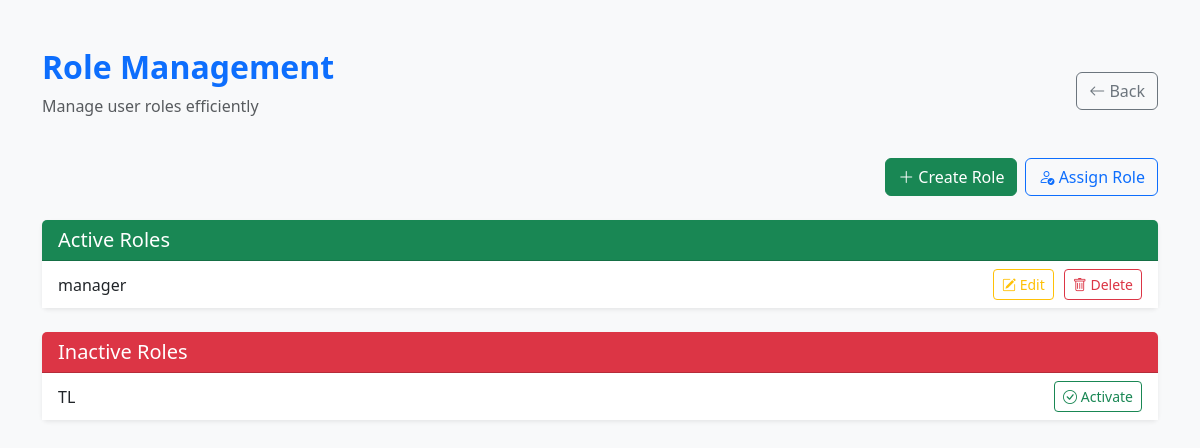
Before: /roles/ (signed in) with the older database file.
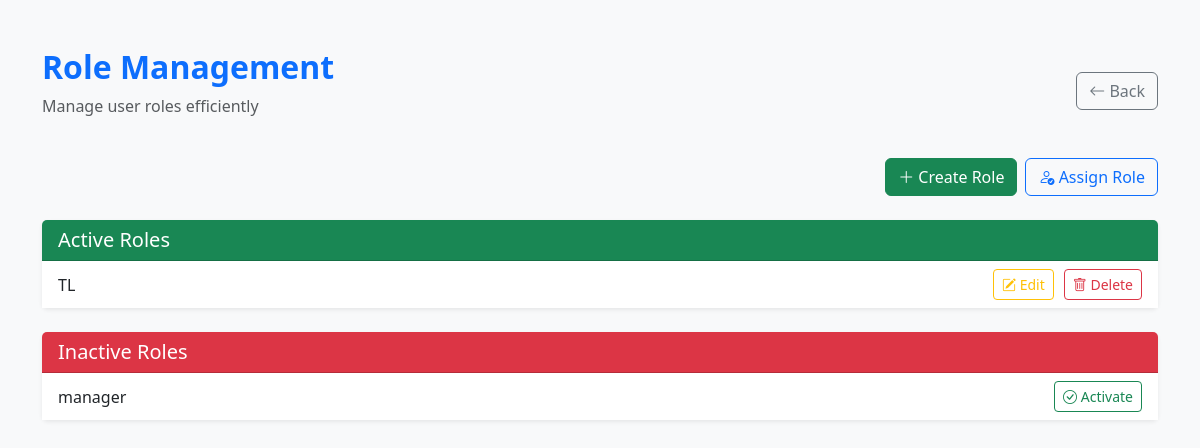
After: the same page with the newer database file.
### roles/models.py (models this page shows, shortened)
class Role(models.Model):
    role_name = models.CharField(max_length=100, unique=True)
    description = models.TextField(max_length=200, blank=True)
    created_at = models.DateTimeField(auto_now_add=True)
    updated_at = models.DateTimeField(auto_now=True)
    status = models.BooleanField(default=True)  # Soft delete

### roles/views.py (the view)
# urls.py: path('', views.role_list, name='role_list'),
@login_required
@user_passes_test(is_admin)
def role_list(request):
    active_roles = Role.objects.filter(status=True)
    inactive_roles = Role.objects.filter(status=False)
    return render(request, 'core/role_list.html', {'active_roles': active_roles, 'inactive_roles': inactive_roles})

### roles/views.py (called while the page is built)
def is_admin(user):
    return user.is_superuser  # Only allow admins to manage roles

### roles/templates/core/role_list.html (shortened to what this page needs)
<!DOCTYPE html>
<html lang="en">
<head>
    <link rel="stylesheet" href="https://cdn.jsdelivr.net/npm/bootstrap@5.3.0/dist/css/bootstrap.min.css">
    <link rel="stylesheet" href="https://cdn.jsdelivr.net/npm/bootstrap-icons/font/bootstrap-icons.css">
</head>
<body class="bg-light">
<div class="container mt-5">
    <div class="d-flex justify-content-between align-items-center mb-4">
        <div>
            <h2 class="fw-bold text-primary">Role Management</h2>
            <p class="text-muted">Manage user roles efficiently</p>
        </div>
        <a href="{% url 'department_dashboard' %}" class="btn btn-outline-secondary">
            <i class="bi bi-arrow-left"></i> Back
        </a>
    </div>
    <div class="d-flex justify-content-end gap-2 mb-4">
        <a href="{% url 'create_role' %}" class="btn btn-success">
            <i class="bi bi-plus-lg"></i> Create Role
        </a>
        <a href="{% url 'assign_role' %}" class="btn btn-outline-primary">
            <i class="bi bi-person-check"></i> Assign Role
        </a>
    </div>
    <div class="card shadow-sm border-0 mb-4">
        <div class="card-header bg-success text-white">
            <h5 class="mb-0">Active Roles</h5>
        </div>
        <div class="card-body p-0">
            <ul class="list-group list-group-flush">
                {% for role in active_roles %}
                    <li class="list-group-item d-flex justify-content-between align-items-center">
                        <span class="fw-medium">{{ role.role_name }}</span>
                        <div class="btn-container">
                            <a href="{% url 'update_role' role.id %}" class="btn btn-sm btn-outline-warning">
                                <i class="bi bi-pencil-square"></i> Edit
                            </a>
                            <a href="{% url 'delete_role' role.id %}" class="btn btn-sm btn-outline-danger">
                                <i class="bi bi-trash"></i> Delete
                            </a>
                        </div>
                    </li>
                {% empty %}
                    <li class="list-group-item text-center text-muted py-4">No active roles available</li>
                {% endfor %}
            </ul>
        </div>
    </div>
    <div class="card shadow-sm border-0">
        <div class="card-header bg-danger text-white">
            <h5 class="mb-0">Inactive Roles</h5>
        </div>
        <div class="card-body p-0">
            <ul class="list-group list-group-flush">
                {% for role in inactive_roles %}
                    <li class="list-group-item d-flex justify-content-between align-items-center">
                        <span class="fw-medium">{{ role.role_name }}</span>
                        <div class="btn-container">
                            <a href="{% url 'activate_role' role.id %}" class="btn btn-sm btn-outline-success">
                                <i class="bi bi-check-circle"></i> Activate
                            </a>
                        </div>
                    </li>
                {% empty %}
                    <li class="list-group-item text-center text-muted py-4">No inactive roles available</li>
                {% endfor %}
            </ul>
        </div>
    </div>
</div>
</body>
</html>

### roles/templates/core/role_list.html (style rules this page uses)
.btn-container { display: flex; gap: 10px; }

Changed rows visible on the page:
changed Role "TL": moves from the list under "Inactive Roles" to the list under "Active Roles"
changed Role "manager": moves from the list under "Active Roles" to the list under "Inactive Roles"
